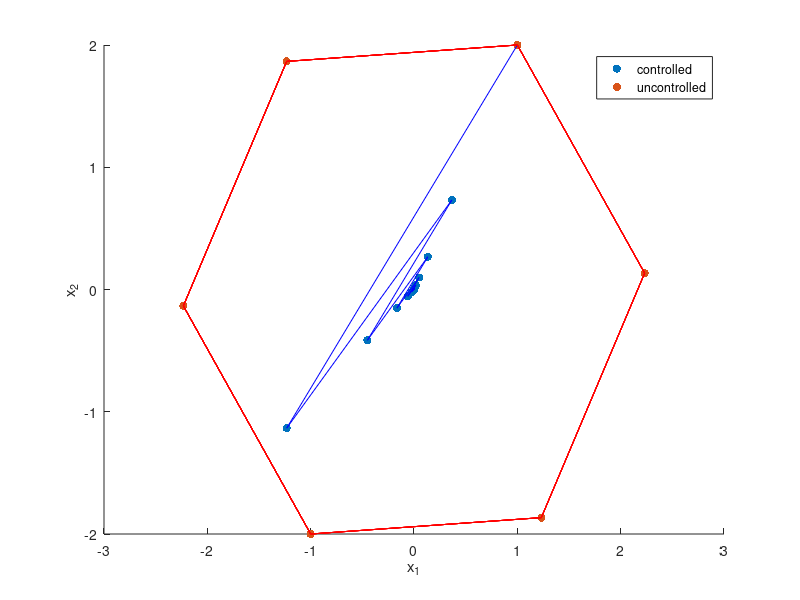

The MATLAB source for this figure:
%Determine the number of steps, ie how long (how many seconds) to run the
%code for:
numSteps = 40;

%We'll store the positions here, for the uncontrolled system:
x_uncontrolled = zeros(2, numSteps+1);

%We'll store the positions here, for the controlled system:
x_controlled = zeros(2, numSteps+1);

%Set (the same) initial condition for the uncontrolled and controlled
%systems
x_uncontrolled(1,1) = 1;
x_uncontrolled(2,1) = 2;

x_controlled(1,1) = 1;
x_controlled(2,1) = 2;

%Use the given equations to update the uncontrolled system:
for i=1:numSteps
    x_uncontrolled(1,i+1) = 1/2*x_uncontrolled(1,i) - sqrt(3)/2*x_uncontrolled(2,i);
    x_uncontrolled(2,i+1) = sqrt(3)/2*x_uncontrolled(1,i) + 1/2*x_uncontrolled(2,i);
end

%Use the given equations to update the controlled system:
for i=1:numSteps
    u = -x_controlled(1,i) - x_controlled(2,i);
    x_controlled(1,i+1) = 1/2*x_controlled(1,i) - sqrt(3)/2*x_controlled(2,i);
    x_controlled(2,i+1) = sqrt(3)/2*x_controlled(1,i) + 1/2*x_controlled(2,i) + u;
end

hold off
scatter(x_controlled(1,:), x_controlled(2,:), 'filled', 'b')
hold on

scatter(x_uncontrolled(1,:), x_uncontrolled(2,:), 'filled', 'r')

legend("controlled", "uncontrolled", 'Autoupdate', 'off')

plot(x_controlled(1,:), x_controlled(2,:), 'b')

plot(x_uncontrolled(1,:), x_uncontrolled(2,:), 'r')

xlabel("x_{1}")
ylabel("x_{2}")